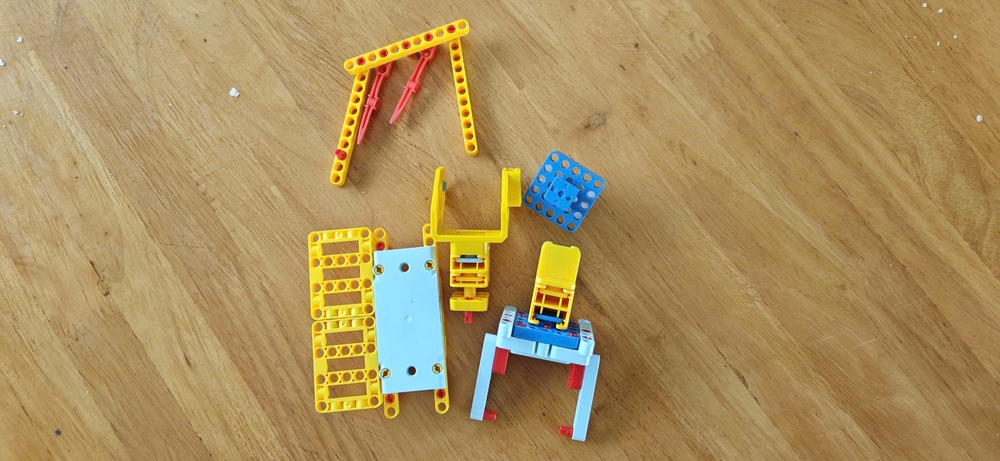
#> input picture lesson_2/images/sample.jpg, 1000 x 461 px, shrunk from 2560 x 1181 before the run, found by its file name
$ python adaptive_thresholding.py
#> lines starting #> are read from the running program, lines starting #| are printed output that depends on the picture; after the words box and inside, x2 and y2 are one past the last pixel; in counts of white or black regions, pixels touching at a corner belong together
import cv2
import numpy as np
import matplotlib.pyplot as plt
import os

# === BƯỚC 1: ĐẦU VÀO & MÔ PHỎNG ÁNH SÁNG XẤU ===
img_path = "images/sample.jpg"
if not os.path.exists(img_path):
    print(f"Lỗi: Không tìm thấy ảnh tại {img_path}")
    exit()

img = cv2.imread(img_path, cv2.IMREAD_GRAYSCALE)
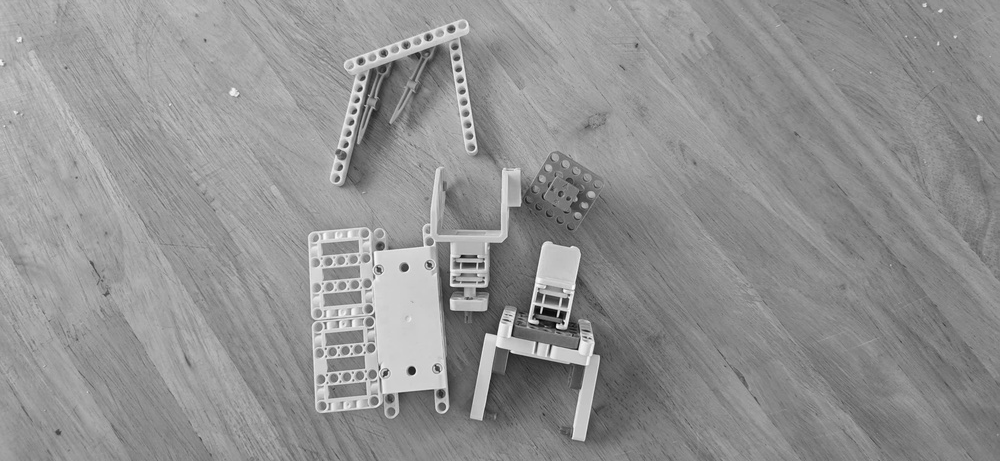
#> img: shape (461, 1000); min 0, max 251, mean 145.8
if img is None:
    raise ValueError("Không thể giải mã ảnh!")

# Mô phỏng ảnh có ánh sáng không đều (gradient từ trái sang phải)
rows, cols = img.shape
#> rows = 461; cols = 1000
gradient = np.linspace(0.3, 1.2, cols)  # Hệ số nhân từ 0.3 đến 1.2
#> gradient = 1000 values from 0.3 to 1.2
gradient = np.tile(gradient, (rows, 1))
img_khong_deu = np.clip(img.astype(np.float32) * gradient, 0, 255).astype(np.uint8)
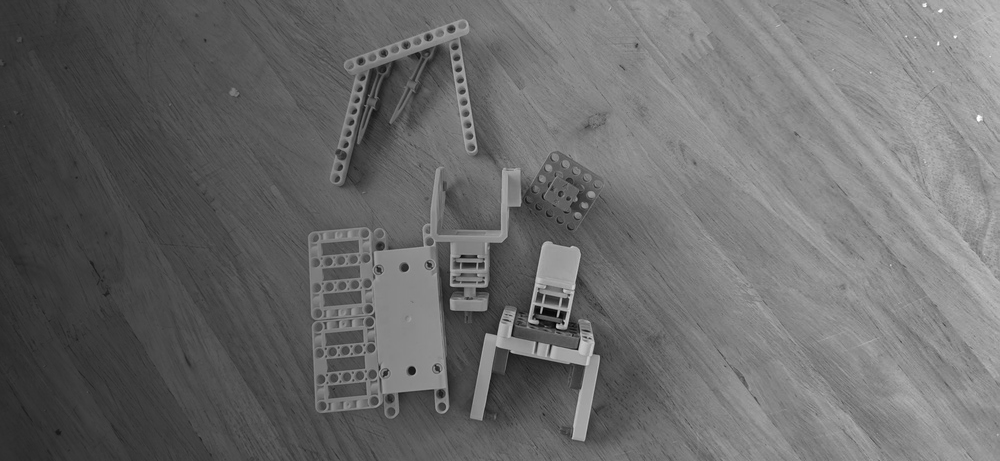
#> img_khong_deu: shape (461, 1000); min 0, max 255, mean 106.2

# Lọc Gaussian để giảm nhiễu trước khi xử lý
img_blur = cv2.GaussianBlur(img_khong_deu, (5, 5), 0)

# === BƯỚC 2: PHÂN TÍCH THAM SỐ ADAPTIVE THRESHOLD ===
fig, axes = plt.subplots(2, 4, figsize=(16, 8))

# --- Hàng 1: Thay đổi Block Size (B), cố định C = 10 ---
axes[0, 0].imshow(img_khong_deu, cmap="gray")
axes[0, 0].set_title("1. Ảnh gốc (Lỗi ánh sáng)")
axes[0, 0].axis("off")

# Block Size phải là số lẻ: 7, 15, 31
for idx, B in enumerate([7, 15, 31]):
    # Công thức: T(x,y) = Mean(vùng BxB) - C
    ket_qua = cv2.adaptiveThreshold(
        img_blur, 255, cv2.ADAPTIVE_THRESH_GAUSSIAN_C,
        cv2.THRESH_BINARY, blockSize=B, C=10
    )
    axes[0, idx + 1].imshow(ket_qua, cmap="gray")
    axes[0, idx + 1].set_title(f"B={B} (Vùng lân cận), C=10")
    axes[0, idx + 1].axis("off")
#> this loop made 3 passes
#> pass 1, `ket_qua = cv2.adaptiveThreshold( img_blur, 255, cv2.ADAPTIVE_THRESH_GA..`:
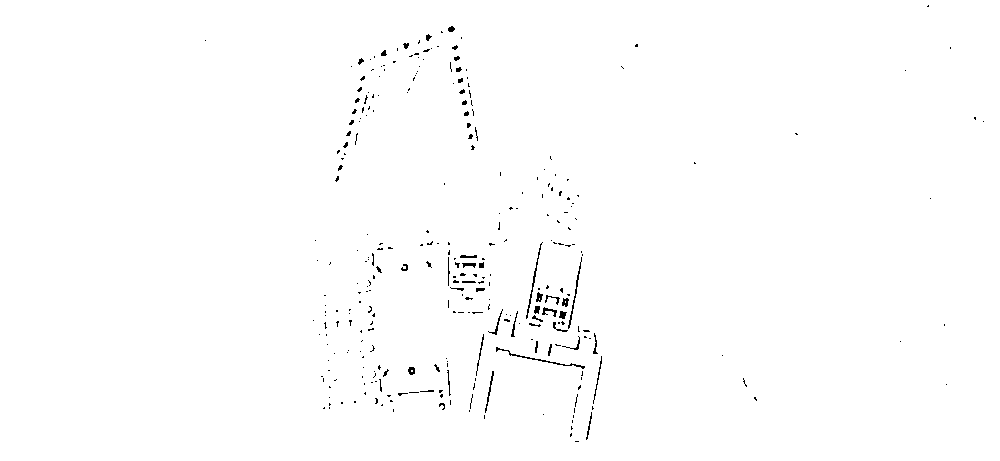
#> ket_qua: shape (461, 1000); 99.3% white; black in thin lines or dots, all inside (x1, y1, x2, y2) = (205, 5, 984, 442)
#> pass 3, `ket_qua = cv2.adaptiveThreshold( img_blur, 255, cv2.ADAPTIVE_THRESH_GA..`:
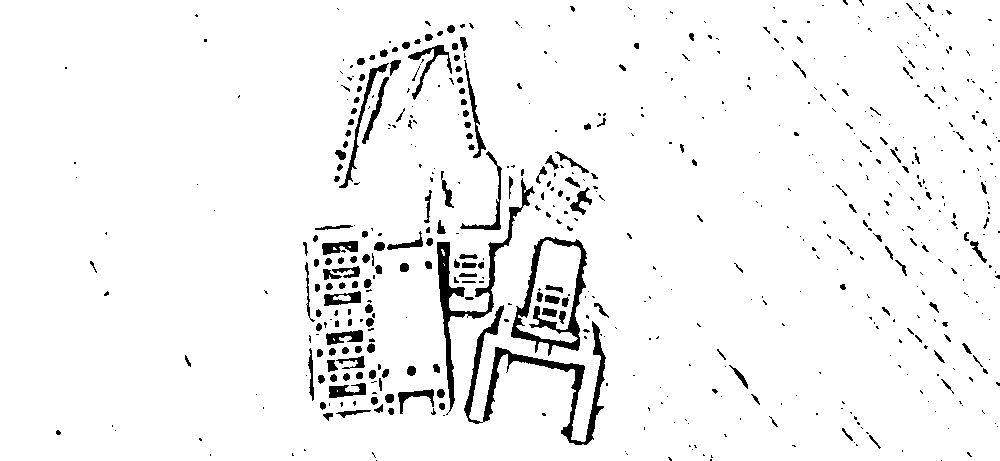
#> ket_qua: shape (461, 1000); 95.3% white; 588 black regions (408 under 20 px), largest, box (x1, y1, x2, y2) and area: (464, 305, 606, 445) 3011, (437, 178, 535, 415) 2420, (511, 237, 587, 356) 2128

# --- Hàng 2: Thay đổi Hằng số (C), cố định B = 15 ---
# So sánh với Otsu để thấy sự thất bại của ngưỡng toàn cục
_, img_otsu = cv2.threshold(img_blur, 0, 255, cv2.THRESH_BINARY + cv2.THRESH_OTSU)
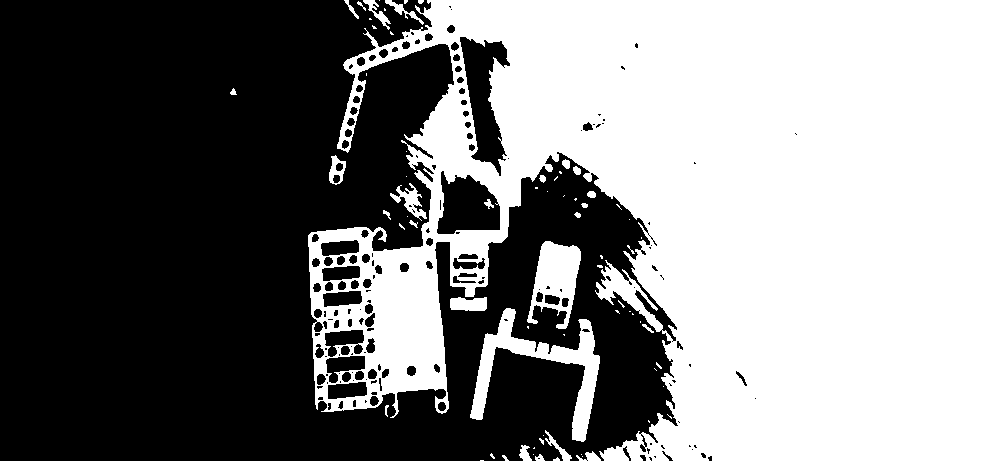
#> img_otsu: shape (461, 1000); 49.8% white; 72 white regions (44 under 20 px), largest, box (x1, y1, x2, y2) and area: (308, 0, 1000, 461) 219427, (470, 308, 600, 442) 4492, (527, 241, 581, 329) 2624
axes[1, 0].imshow(img_otsu, cmap="gray")
axes[1, 0].set_title("2. Otsu (Thất bại)")
axes[1, 0].axis("off")

for idx, C in enumerate([2, 10, 25]):
    ket_qua = cv2.adaptiveThreshold(
        img_blur, 255, cv2.ADAPTIVE_THRESH_GAUSSIAN_C,
        cv2.THRESH_BINARY, blockSize=15, C=C
    )
    axes[1, idx + 1].imshow(ket_qua, cmap="gray")
    axes[1, idx + 1].set_title(f"B=15, C={C} (Độ chặt)")
    axes[1, idx + 1].axis("off")
#> this loop made 3 passes
#> pass 1, `ket_qua = cv2.adaptiveThreshold( img_blur, 255, cv2.ADAPTIVE_THRESH_GA..`:
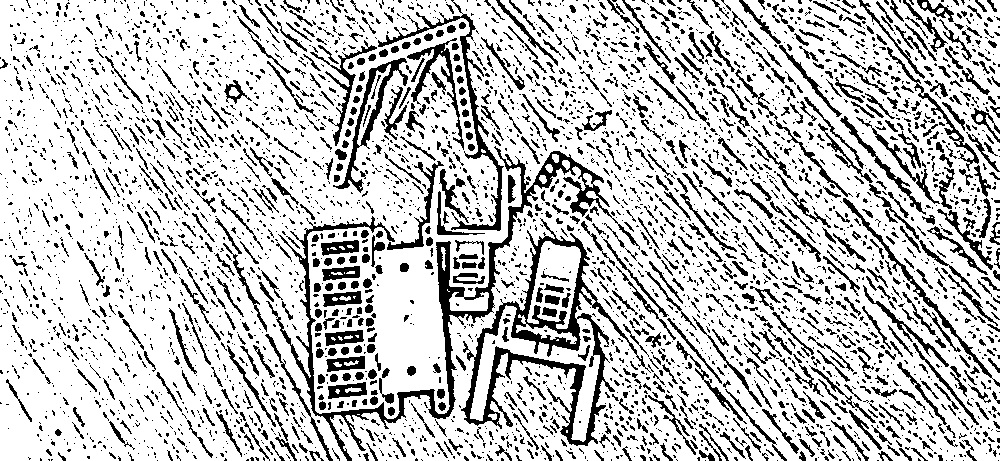
#> ket_qua: shape (461, 1000); 77.5% white; 4259 black regions (3272 under 20 px), largest, box (x1, y1, x2, y2) and area: (266, 146, 640, 461) 7474, (461, 218, 651, 446) 6880, (378, 0, 504, 231) 2068
#> pass 3, `ket_qua = cv2.adaptiveThreshold( img_blur, 255, cv2.ADAPTIVE_THRESH_GA..`:
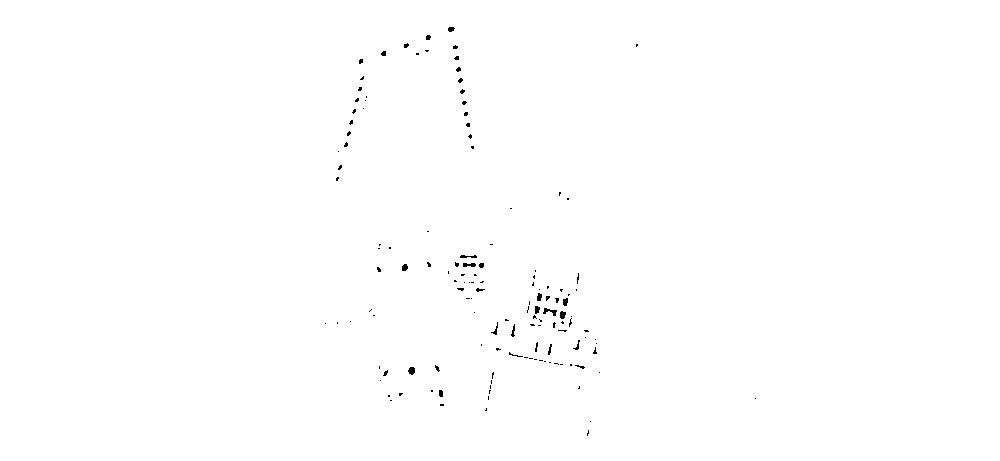
#> ket_qua: shape (461, 1000); 99.7% white; black in thin lines or dots, all inside (x1, y1, x2, y2) = (325, 27, 756, 436)

plt.suptitle("Ảnh hưởng của tham số BlockSize (B) và Constant (C)", fontsize=16)
plt.tight_layout()

# Lưu kết quả
output_dir = "output"
os.makedirs(output_dir, exist_ok=True)
plt.savefig(f"{output_dir}/tham_so_adaptive.png", dpi=150)
plt.show()

print("\n=== NHẬN XÉT CHI TIẾT CHO TUTORIAL ===")
print("* BlockSize (B):")
print("  - Càng nhỏ: Càng nhạy với chi tiết li ti, nhưng dễ bị 'nhiễu muối tiêu'.")
print("  - Càng lớn: Mượt hơn, nhưng có thể làm dính các nét chữ hoặc mất chi tiết nhỏ.")
print("* Constant (C):")
print("  - Càng nhỏ (gần 0): Ngưỡng 'lỏng', giữ nhiều pixel trắng (background sạch nhưng chữ mỏng).")
print("  - Càng lớn: Ngưỡng 'chặt', chữ đậm hơn nhưng dễ làm xuất hiện các đốm đen nhiễu.")
